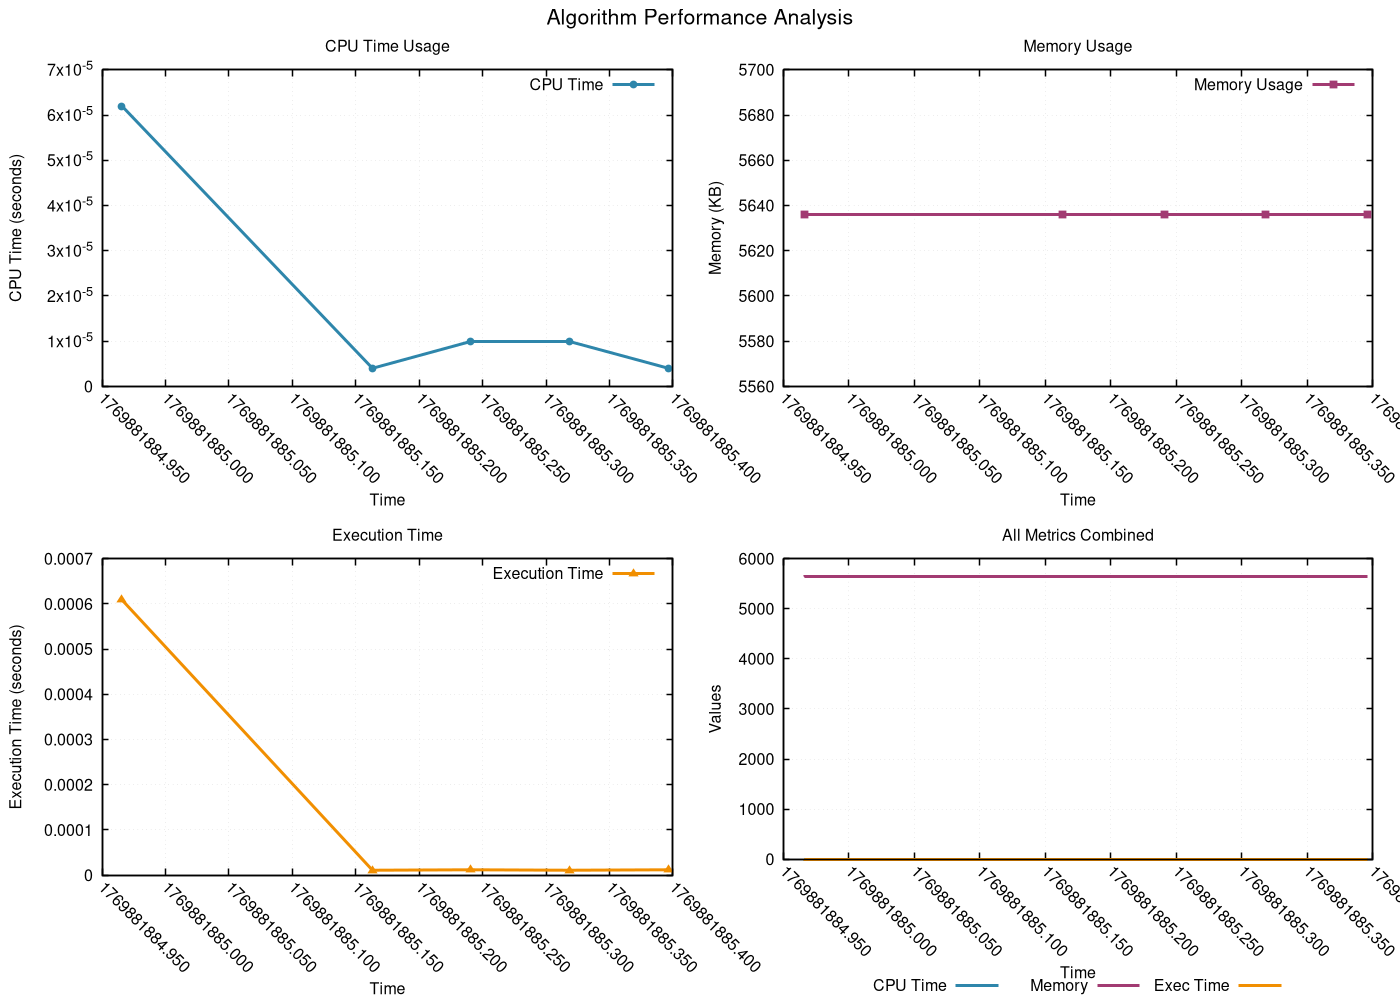

The script that saved this image:
# GNUplot script for resource monitoring
set terminal pngcairo enhanced font 'Helvetica,12' size 1400,1000
set output 'png/fibonacci_iterative_20260131_225122.png'

set multiplot layout 2,2 title 'Algorithm Performance Analysis' font 'Helvetica,16'
set style line 1 lc rgb '#2E86AB' lt 1 lw 3 pt 7 ps 0.8
set style line 2 lc rgb '#A23B72' lt 1 lw 3 pt 5 ps 0.8
set style line 3 lc rgb '#F18F01' lt 1 lw 3 pt 9 ps 0.8
set style line 4 lc rgb '#F19C79' lt 1 lw 3 pt 11 ps 0.8
set style line 5 lc rgb '#0ABB9F' lt 1 lw 3 pt 13 ps 0.8

set format x "%.3f"
set xtics rotate by -45
set autoscale x

set title 'CPU Time Usage'
set xlabel 'Time'
set ylabel 'CPU Time (seconds)'
set grid linestyle 1 lc rgb '#D3D3D3' lt 0 lw 1
set border linewidth 1.5
plot 'png/fibonacci_iterative_20260131_225122.dat' using 1:2 with linespoints ls 1 title 'CPU Time'
set title 'Memory Usage'
set xlabel 'Time'
set ylabel 'Memory (KB)'
set grid linestyle 1 lc rgb '#D3D3D3' lt 0 lw 1
set border linewidth 1.5
plot 'png/fibonacci_iterative_20260131_225122.dat' using 1:3 with linespoints ls 2 title 'Memory Usage'
set title 'Execution Time'
set xlabel 'Time'
set ylabel 'Execution Time (seconds)'
set grid linestyle 1 lc rgb '#D3D3D3' lt 0 lw 1
set border linewidth 1.5
plot 'png/fibonacci_iterative_20260131_225122.dat' using 1:4 with linespoints ls 3 title 'Execution Time'
set title 'All Metrics Combined'
set xlabel 'Time'
set ylabel 'Values'
set grid linestyle 1 lc rgb '#D3D3D3' lt 0 lw 1
set border linewidth 1.5
set key outside center bottom horizontal
plot 'png/fibonacci_iterative_20260131_225122.dat' using 1:2 with lines ls 1 title 'CPU Time', \
     'png/fibonacci_iterative_20260131_225122.dat' using 1:3 with lines ls 2 title 'Memory', \
     'png/fibonacci_iterative_20260131_225122.dat' using 1:4 with lines ls 3 title 'Exec Time'
unset multiplot
